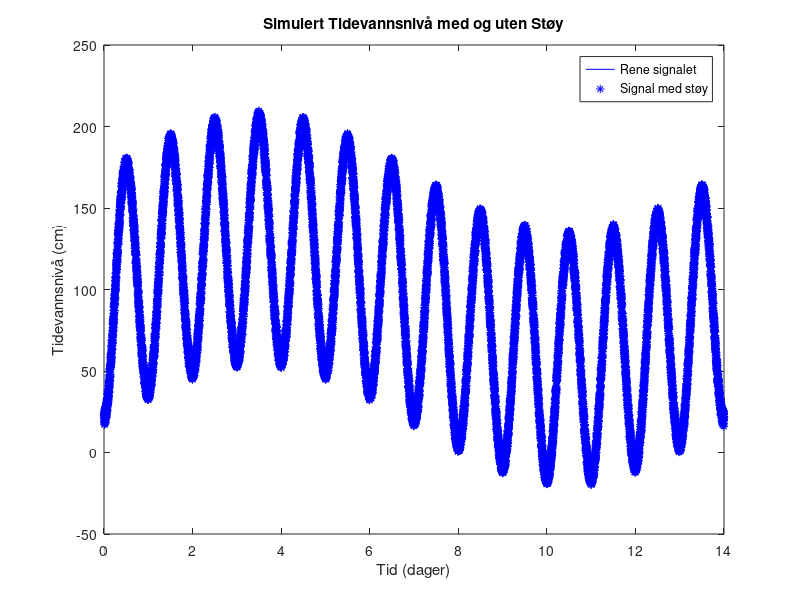

Recreate this plot in MATLAB. (Note: this script raises an error after producing the figure.)
clear, close all;
clc

% tidsvektor
t = 0:1/1440:14;

%tidevannsnivå med to sinuskurver
A1 = (168-21)/2; %døgnfluktuasjon amplitude
A2 = (168-21)/4; % amplitude, 14-dagers fluktuasjon
offset = (168+21)/2;
signal = A1*sin(2*pi*t - pi/2) + A2*sin(2*pi*t/14) + offset; % -pi/2 for å starte med et minimum

% støy
stoy_faktor = 10; %støyfaktor
stoy = stoy_faktor * (rand(1, length(t)) - 0.5); % +/- 10 cm støy
signal_med_stoy = signal + stoy;

% Plott
figure;
plot(t, signal, 'b', t, signal_med_stoy, 'b*');
xlabel('Tid (dager)');
ylabel('Tidevannsnivå (cm)');
title('Simulert Tidevannsnivå med og uten Støy');
legend('Rene signalet', 'Signal med støy');


% bruker lavpassfilter-funksjonen
RC = 0.1; % kan justeres
dt = 1/1440; % tidsintervall på 1 minutt
filtrert_signal = lavpassfilter(signal_med_stoy, dt, RC);

figure;
plot(t, signal, 'b', t, signal_med_stoy, 'b*', t, filtrert_signal, 'kx');
xlabel('Tid (dager)');
ylabel('Tidevannsnivå (cm)');
title('Filtrert Tidevannsnivå');
legend('Rent Støy' ,'Signal med støy', 'Filtrert signal');

filename = 'tidevannsdata.csv';

csvwrite(filename, [t' signal_med_stoy']);
